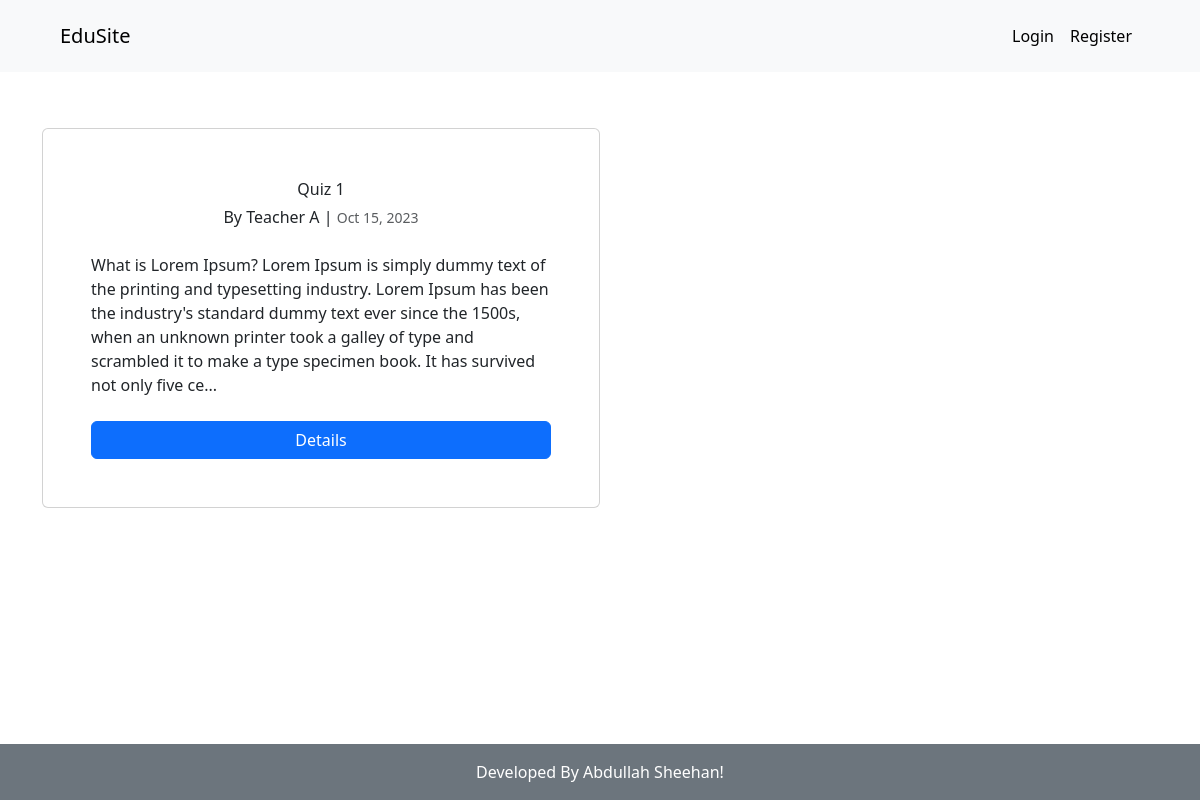
Page /quizes/ on the committed database.
### AppQuiz/models.py (models this page shows, shortened)
class Quiz(models.Model):
    title = models.CharField(max_length=200)
    teacher = models.ForeignKey(settings.AUTH_USER_MODEL, on_delete=models.CASCADE, related_name='teacherquiz')
    description = models.TextField()
    duration = models.IntegerField()
    date_created = models.DateTimeField(auto_now_add=True)

### AppLogin/models.py (models this page shows, shortened)
class User(AbstractBaseUser, PermissionsMixin):                         # Basic User Structure
    first_name = models.CharField(verbose_name=("First Name"), max_length=150, blank=True)
    last_name = models.CharField(verbose_name=("Last Name"), max_length=150, blank=True)
    email = models.EmailField(unique=True, null=False)
    is_staff = models.BooleanField(
        gettext_lazy('staff status'),
        default=False,
        help_text = gettext_lazy('Designates whether the user can log in this site')
    )
    is_active = models.BooleanField(
        gettext_lazy('active'),
        default=True,
        help_text=gettext_lazy('Designates whether this user should be treated as active. Unselect this instead of deleting accounts')
    )
    is_teacher = models.BooleanField(
        gettext_lazy('Teacher Status'),
        default=False,
        help_text="Designates whether this user is a teacher"
    )
    is_student = models.BooleanField(
        gettext_lazy('Student Status'),
        default=False,
        help_text="Designates whether this user is a student"
    )
    USERNAME_FIELD = 'email'
    objects = MyUserManager()

### AppQuiz/views.py (the view)
# urls.py: path('',views.AllQuiz.as_view(), name='quizhome'),
class AllQuiz(ListView):
    model = Quiz
    template_name = 'AppQuiz/allquiz.html'
    context_object_name = 'quizes'

### AppQuiz/templatetags/custom_filters2.py (called while the page is built)
@register.filter
def ellipsis(val):
    return val[:300]+"..."

### templates/AppQuiz/allquiz.html (shortened to what this page needs)
{% extends "base.html" %}
{% load custom_filters2 %}
{% block body %}
  {% for quiz in quizes %}
    <div class="card p-5 w-50 d-flex align-items-center">
      <div class="card-title">{{quiz.title}}</div>
      <div class="card-subtitle mb-4">By {{quiz.teacher.first_name}} {{quiz.teacher.last_name}} |
        <small class="text-muted">{{quiz.date_created|date:'M d, Y'}}</small>
      </div>
      <p class="mb-4">{{quiz.description|ellipsis}}</p>
      <a href="{% url 'AppQuiz:quizdetails' pk=quiz.pk %}" class="btn btn-primary w-100 text-center">Details</a>
    </div>
  {% endfor %}
{% endblock body %}

### rows in the picture
Quiz: title "Quiz 1", teacher.first_name "Teacher", teacher.last_name "A", date_created "Oct 15, 2023", description|ellipsis "What is Lorem Ipsum? Lorem Ipsum is simply dummy text of the printing and typesetting industry. Lorem Ipsum has been the industry's standard dummy text ever since the 1500s, when an unknown printer took a galley of type and scrambled it to make a type specimen book. It has survived not only five ce..."
